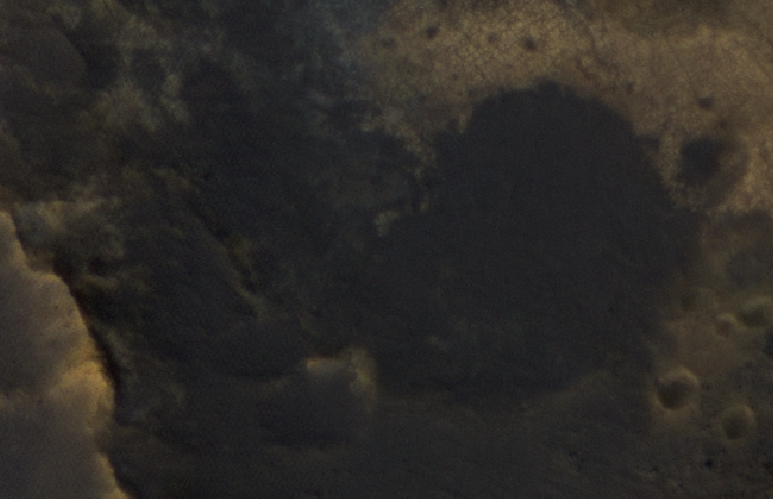
#> input picture fig/hirise_image_raw.png, 773 x 499 px
$ python error_propagation.py
#> lines starting #> are read from the running program, lines starting #| are printed output that depends on the picture; after the words box and inside, x2 and y2 are one past the last pixel; in counts of white or black regions, pixels touching at a corner belong together; long printed decimals are rounded
### rover_map.py
"""
author: Masafumi Endo
objective: implement map class
"""

import random
import numpy as np
import matplotlib
matplotlib.use("TkAgg")
import matplotlib.pyplot as plt
from matplotlib.animation import ArtistAnimation
import cv2
import math

class MapGenerator:

    def __init__(self, x_limit=100, y_limit=100, x_pixels=None, y_pixels=None, num_circles=5, rad_circles=15):

        self.x_limit = x_limit
        self.y_limit = y_limit
        # if no specific description, one pixel corresponds one meter
        if x_pixels == None and y_pixels == None:
            self.x_pixels = self.x_limit
            self.y_pixels = self.y_limit
        else:
            self.x_pixels = x_pixels
            self.y_pixels = y_pixels
        self.x_scale = self.x_pixels / self.x_limit
        self.y_scale = self.y_pixels / self.y_limit

        self.num_circles = num_circles
        self.rad_circles = rad_circles
        # init map w/ all feature-poor region (expressed as "0")
        self.map = np.zeros((self.y_pixels, self.x_pixels))
        self.fig = None

    # [15 lines left out: function get_random_map, not called in this run]

    def get_mars_map(self, show=False):

        # obtain mars map
#> called with show = False
        map_raw = cv2.imread('fig/hirise_image_raw.png')
#> map_raw is the input picture: shape (499, 773, 3); mean B, G, R 39.1, 42.4, 45.7
        map_raw = cv2.cvtColor(map_raw, cv2.COLOR_BGR2RGB)
        map_gray = cv2.cvtColor(map_raw, cv2.COLOR_RGB2GRAY)
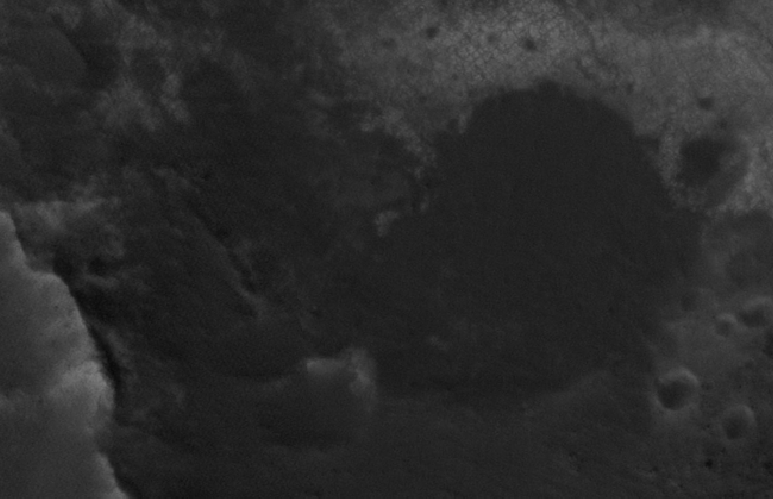
#> map_gray: shape (499, 773); min 9, max 122, mean 43
        # binary process
        ret, self.map = cv2.threshold(map_gray, 0, 1, cv2.THRESH_OTSU)
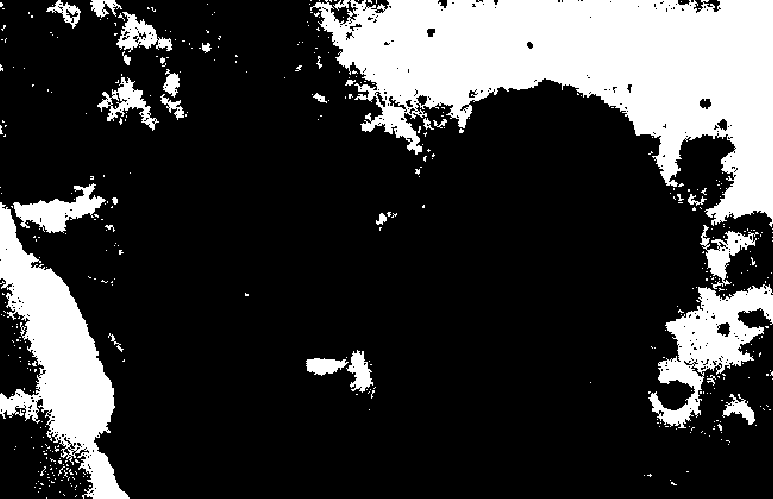
#> self.map: shape (499, 773); values 0 (black) and 1 (white), 21.8% white; 431 white regions (398 under 20 px), largest, box (x1, y1, x2, y2) and area: (310, 0, 773, 227) 52441, (0, 202, 130, 499) 14702, (648, 284, 773, 428) 6909
#> ret = 51
        if show:
            fig, (ax1, ax2) = plt.subplots(2, 1)
            ax1.imshow(map_raw)
            ax2.imshow(self.map)
            plt.show()

        # reset map information
        self.x_limit = self.map.shape[1]
#> self.x_limit = 773
        self.y_limit = self.map.shape[0]
#> self.y_limit = 499
        self.x_pixels = self.x_limit
#> self.x_pixels = 773
        self.y_pixels = self.y_limit
#> self.y_pixels = 499
        self.x_scale = 1
        self.y_scale = 1
        return self.map

    # [10 lines left out: function select_location, not called in this run]

    def is_feature_rich(self, location):
        x_index = location[0] * self.x_scale // 1
        y_index = location[1] * self.y_scale // 1
        return self.map[int(y_index), int(x_index)]

    def reset_random_map(self):
        self.map = np.zeros((self.y_pixels, self.x_pixels))
        return self.get_random_map()

    # [9 lines left out: function show_map, not called in this run]

    def generate_animation(self, name):
        ani = ArtistAnimation(self.fig, self.fig_list)
        ani.save(name, writer='pillow')

# [9 lines that do not run on import are left out]

### RRG.py
import numpy as np
from scipy.spatial import KDTree
import matplotlib.pyplot as plt
import math

class Edge:

    def __init__(self, vertex_a, vertex_b, data=None):

        self.vertex_a = vertex_a
        self.vertex_b = vertex_b

        self.data = data

class Graph:

    def __init__(self):

        self.reset()

    def reset(self):
        self.vertices = []
        self.edges = []

        self.radius = None

    def generate_RRG(self, x_min, x_max, y_min, y_max, total_points, radius, starting_point = None):

#> called with x_min = 0, x_max = 773, y_min = 0, y_max = 499, total_points = 250, radius = 0.15
        self.reset()

        x_range = x_max - x_min
#> x_range = 773
        y_range = y_max - y_min
#> y_range = 499
        area = x_range * y_range
#> area = 385727
        gamma = 2 * (1 + 1/2) ** (1/2) * (area / math.pi) ** (1/2)
#> gamma = 858.3

        self.radius = radius

        if starting_point is None:
            starting_point = ((x_min + x_max) / 2, (y_min + y_max / 2))
#> starting_point = (386.5, 249.5)

        self.vertices.append(starting_point)
        current_points = 1

        while current_points < total_points:

            # generate new point
            new_x = np.random.uniform(low=x_min, high=x_max)
            new_y = np.random.uniform(low=y_min, high=y_max)

            new_point = (new_x, new_y)

            self.add_vertex(new_point, self.radius)
            current_points += 1

            self.radius = min(radius, gamma * (math.log(current_points)/current_points) ** (1/2))

    def add_vertex(self, new_point, radius):

        # make updated KD Tree
        kdtree = KDTree(self.vertices)

        # find closest point to new point
        nearest_point_dist, nearest_index = kdtree.query(new_point)

        nearest_edge_dist = 0
        nearest_edge = None
        for edge in self.edges:

            ab = np.array(edge.vertex_b) - np.array(edge.vertex_a)
            ap = np.array(new_point) - np.array(edge.vertex_a)
            cp = ap - (np.dot(ap, ab) / (np.linalg.norm(ab) ** 2)) * ab
            ac = ap - cp
            bc = -ab + ac

            if np.linalg.norm(bc) >= np.linalg.norm(ab) or np.linalg.norm(ac) >= np.linalg.norm(ab):
                continue

            if np.linalg.norm(cp) < nearest_edge_dist or nearest_edge is None:
                nearest_edge_dist = np.linalg.norm(cp)
                nearest_edge = edge

        if nearest_point_dist <= nearest_edge_dist or nearest_edge is None:
            nearest = self.vertices[nearest_index]
        else:
            ab = np.array(nearest_edge.vertex_b) - np.array(nearest_edge.vertex_a)
            ap = np.array(new_point) - np.array(nearest_edge.vertex_a)
            cp = ap - (np.dot(ap, ab) / (np.linalg.norm(ab) ** 2)) * ab
            ac = ap - cp

            vertex_c = (nearest_edge.vertex_a[0] + ac[0], nearest_edge.vertex_a[1] + ac[1])
            self.vertices.append(vertex_c)
            nearest = vertex_c

            self.edges.append(Edge(nearest_edge.vertex_b, vertex_c))
            nearest_edge.vertex_b = vertex_c

        # add new point and edge to graph
        self.vertices.append(new_point)
        self.edges.append(Edge(new_point, nearest))

        # see if any extra connections are within distance
        close_point_indices = kdtree.query_ball_point(new_point, radius)

        # avoid double adding of connection to nearest
        try:
            close_point_indices.remove(nearest_index)
        except ValueError:
            pass

        # add near connections
        for close_point_index in close_point_indices:
            self.edges.append(Edge(new_point, self.vertices[close_point_index]))

    # [20 lines left out: functions get_edges, plot, not called in this run]

# [6 lines that do not run on import are left out]

### error_propagation.py
import numpy as np
import RRG
import math


class ErrorMatrices:
    def __init__(self, A_ij, B_dSIG_BT_ij, A_ji, B_dSIG_BT_ji):
        self.A_ij = A_ij
        self.B_dSIG_BT_ij = B_dSIG_BT_ij
        self.A_ji = A_ji
        self.B_dSIG_BT_ji = B_dSIG_BT_ji


class ErrorCalculator:

    def __init__(self, world_map, vo_sig=None, wo_sig=None):

        self.map = world_map

        if vo_sig is None:
            self.vo_sig = np.diag([4e-4, 4e-4, 3e-7])
        else:
            self.vo_sig = vo_sig

        if wo_sig is None:
            self.wo_sig = np.diag([1e-2, 1e-2, 3e-7])
        else:
            self.wo_sig = wo_sig

    # The coefficient matrices
    def calculate_matrices(self, edges):
        for edge in edges:
            dist = np.linalg.norm(np.array(edge.vertex_a) - np.array(edge.vertex_b))
            delta_x_ij = dist
            # delta_y_ij = 0
            delta_x_ji = dist
            # delta_y_ji = 0

            theta_ij = math.atan2(edge.vertex_b[1] - edge.vertex_a[1], edge.vertex_b[0] - edge.vertex_a[0])
            theta_ji = math.atan2(edge.vertex_a[1] - edge.vertex_b[1], edge.vertex_a[0] - edge.vertex_b[0])

            if self.map.is_feature_rich(edge.vertex_a) and self.map.is_feature_rich(edge.vertex_b):
                dsig = self.vo_sig
            else:
                dsig = self.wo_sig

            dSIG = dist * dsig

            A_ij = np.array([[1, 0, -delta_x_ij * np.sin(theta_ij)],
                             [0, 1, (delta_x_ij * np.cos(theta_ij))],
                             [0, 0, 1]])
            B_ij = np.array([[np.cos(theta_ij), -np.sin(theta_ij), 0],
                             [np.sin(theta_ij), np.cos(theta_ij), 0],
                             [0, 0, 1]])

            B_dSIG_BT_ij = B_ij * dSIG * B_ij.T

            A_ji = np.array([[1, 0, -delta_x_ji * np.sin(theta_ji)],
                             [0, 1, delta_x_ji * np.cos(theta_ji)],
                             [0, 0, 1]])
            B_ji = np.array([[np.cos(theta_ji), -np.sin(theta_ji), 0],
                             [np.sin(theta_ji), np.cos(theta_ji), 0],
                             [0, 0, 1]])

            B_dSIG_BT_ji = B_ji * dSIG * B_ji.T

            edge.data = ErrorMatrices(A_ij, B_dSIG_BT_ij, A_ji, B_dSIG_BT_ji)


if __name__ == '__main__':
    import rover_map

    feature_map = rover_map.MapGenerator()
    feature_map.get_mars_map()

    graph = RRG.Graph()
    graph.generate_RRG(0, feature_map.x_limit, 0, feature_map.y_limit, 250, 0.15)

    ep = ErrorCalculator(feature_map)
    ep.calculate_matrices(graph.edges)

    print(graph.edges[0].vertex_a, graph.edges[0].vertex_b)
#| (424.233, 356.879) (417.884, 338.813)
    print(graph.edges[0].data.A_ij)
#| [[ 1.          0.         18.066]
#|  [ 0.          1.         -6.348]
#|  [ 0.          0.          1.        ]]
